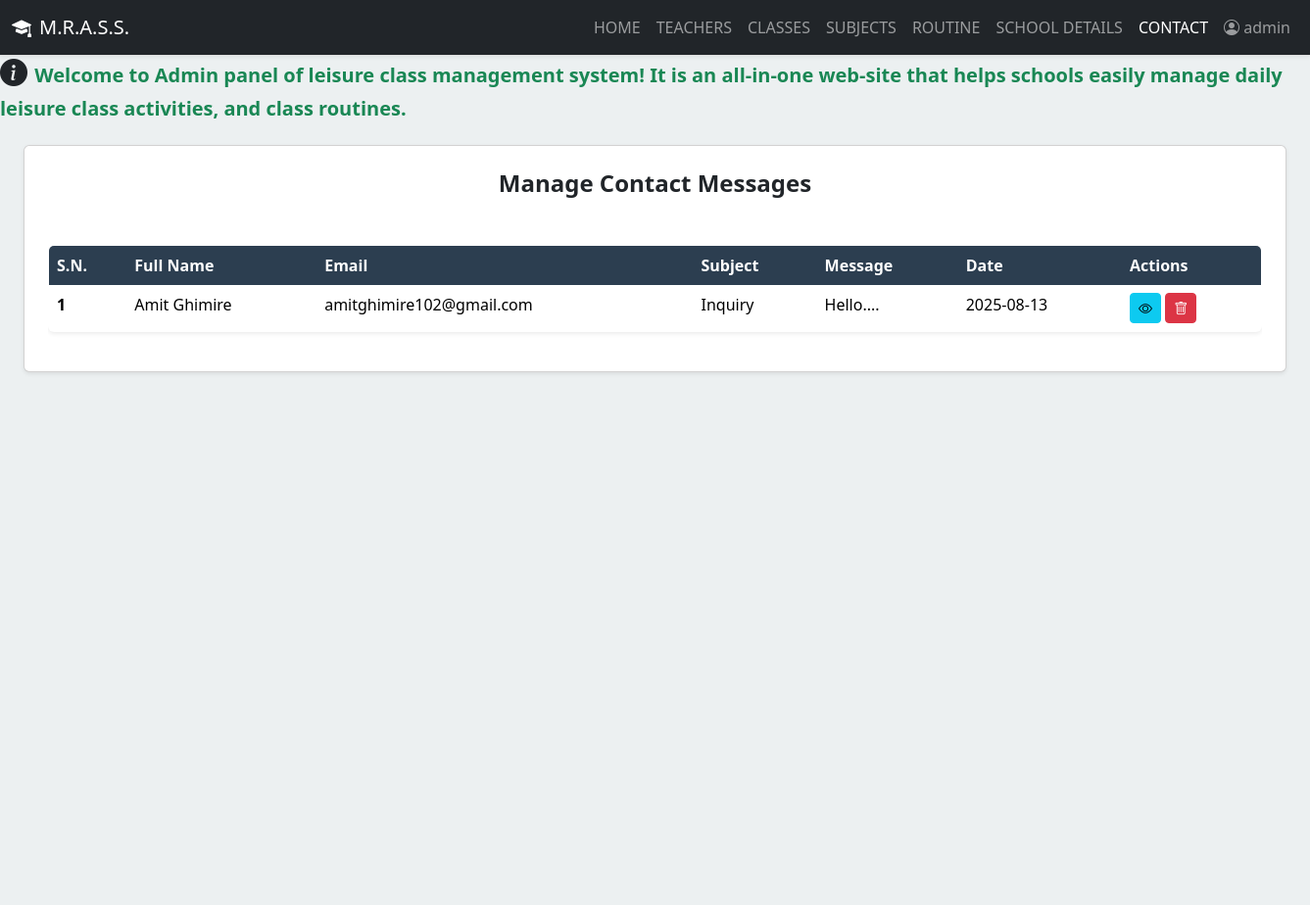
Page /admin/contact.php (signed in) on the committed database.
### tables this page shows
CREATE TABLE `contact_msgs` (
  `cm_id` int(11) NOT NULL,
  `full_name` varchar(100) NOT NULL,
  `email` varchar(100) NOT NULL,
  `subject` varchar(255) NOT NULL,
  `message` text NOT NULL,
  `created_at` timestamp NOT NULL DEFAULT current_timestamp()
);

### admin/contact.php (the view, shortened to what this page needs)
<?php include('partial-admin/navbar.php');
include('partial-admin/login-check.php'); ?>
<?php
$page_title = "Manage Contact Messages";
?>
<!DOCTYPE html>
<html lang="en">
<head>
    <link href="https://cdn.jsdelivr.net/npm/bootstrap@5.3.3/dist/css/bootstrap.min.css" rel="stylesheet">
    <link rel="stylesheet" href="https://cdn.jsdelivr.net/npm/bootstrap-icons@1.11.3/font/bootstrap-icons.min.css">
    <link rel="stylesheet" href="../css/admin_style.css">
</head>
<body>
    <div class="d-flex" id="wrapper">
        <div id="page-content-wrapper">
            <div class="container-fluid px-4">
                <div class="row my-4">
                    <div class="col-12">
                        <div class="card p-4 shadow-sm">
                        <h3 class="fs-4 mb-5 text-center"><b><?php echo $page_title; ?></b></h3>
                        <div class="table-responsive">
                            <table class="table bg-white rounded shadow-sm table-hover">
                                <thead>
                                    <tr>
                                        <th scope="col">S.N.</th>
                                        <th scope="col">Full Name</th>
                                        <th scope="col">Email</th>
                                        <th scope="col">Subject</th>
                                        <th scope="col">Message</th>
                                        <th scope="col">Date</th>
                                        <th scope="col">Actions</th>
                                    </tr>
                                </thead>
                                <tbody>
                                    <?php
                                    $sql = "SELECT * FROM contact_msgs ORDER BY created_at DESC";
                                    $res = mysqli_query($conn, $sql);
                                    if (mysqli_num_rows($res) > 0) {
                                        $sn = 1;
                                        while ($row = mysqli_fetch_assoc($res)) {
                                    ?>
                                            <tr>
                                                <th scope="row"><?php echo $sn++; ?></th>
                                                <td><?php echo htmlspecialchars($row['full_name']); ?></td>
                                                <td><?php echo htmlspecialchars($row['email']); ?></td>
                                                <td><?php echo htmlspecialchars($row['subject']); ?></td>
                                                <td><?php echo substr(htmlspecialchars($row['message']), 0, 50) . '...'; ?></td>
                                                <td><?php echo date('Y-m-d', strtotime($row['created_at'])); ?></td>
                                                <td>
                                                    <button type="button" class="btn btn-sm btn-info view-message" data-bs-toggle="modal" data-bs-target="#messageDetailsModal" data-full_name="<?php echo htmlspecialchars($row['full_name']); ?>" data-email="<?php echo htmlspecialchars($row['email']); ?>" data-subject="<?php echo htmlspecialchars($row['subject']); ?>" data-message="<?php echo htmlspecialchars($row['message']); ?>" data-date="<?php echo date('F d, Y \a\t h:i A', strtotime($row['created_at'])); ?>">
                                                        <i class="bi bi-eye"></i>
                                                    </button>
                                                    <a href="<?php echo SITEURL; ?>admin/contact.php?delete_id=<?php echo $row['cm_id']; ?>" class="btn btn-sm btn-danger" onclick="return confirm('Are you sure you want to delete this message?');">
                                                        <i class="bi bi-trash"></i>
                                                    </a>
                                                </td>
                                            </tr>
                                        <?php
                                        }
                                    } else {
                                        ?>
                                        <tr>
                                            <td colspan="7" class="text-center">No messages found.</td>
                                        </tr>
                                    <?php
                                    }
                                    ?>
                                </tbody>
                            </table>
                        </div>
                    </div>
                </div>
            </div>
        </div>
    </div>
</body>
</html>

### css/admin_style.css (style rules this page uses)
:root { --primary-color: #2c3e50; --secondary-color: #34495e; --background-color: #ecf0f1; --card-bg-color: #ffffff; --text-color: #34495e; --sidebar-bg-color: #2c3e50; --sidebar-hover-color: #34495e; --sidebar-active-color: #3c526a; --success-color: #27ae60; --danger-color: #e74c3c; --warning-color: #f39c12; --info-color: #3498db; --border-color: #e0e0e0; }
body { overflow-x: hidden; font-family: 'Segoe UI', Roboto, 'Helvetica Neue', Arial, sans-serif; background-color: var(--background-color); }
#wrapper { display: flex; min-height: 100vh; }
#page-content-wrapper { min-width: 100vw; display: flex; flex-direction: column; background-color: var(--background-color); }
.table { border-radius: 0.75rem; overflow: hidden; box-shadow: 0 4px 10px rgba(0, 0, 0, 0.05); background-color: var(--card-bg-color); border: 1px solid var(--border-color); }
.table thead th { background-color: var(--primary-color); color: #fff; border: none; font-weight: 600; }

### rows in the picture
contact_msgs: full_name "Amit Ghimire", email "amitghimire102@gmail.com", subject "Inquiry", message "Hello.", created_at "2025-08-13"

### other values in the picture
$_SESSION['username'] "admin"
$page_title "Manage Contact Messages"
